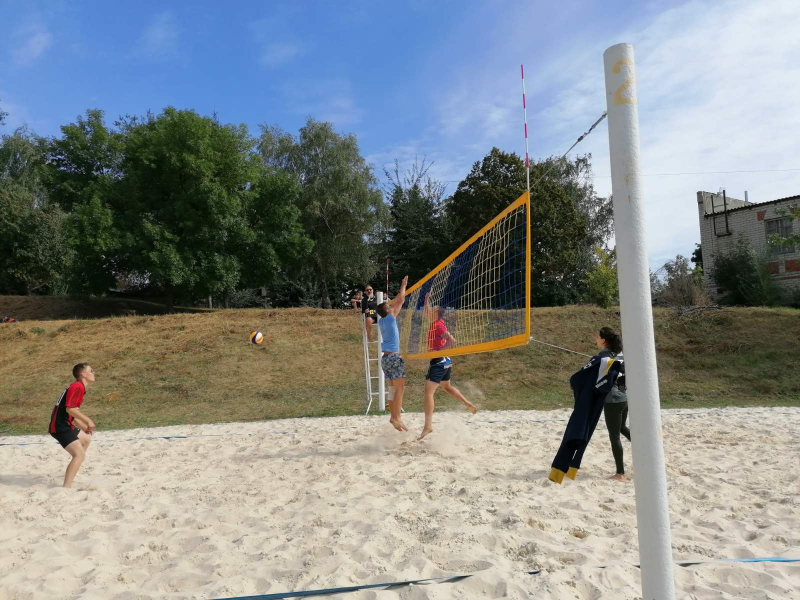
#> input picture DevOps_Lesson_Assignments/Archive/viber2.jpg, 1600 x 1200 px (shown at 1/2 size)
$ python Lesson03_task12_pillow.py
#> lines starting #> are read from the running program, lines starting #| are printed output that depends on the picture
# Challenge:
# 12. Create an image from code (png file) Hint: use Pillow

from PIL import Image, ImageDraw, ImageFont

img1 = Image.new(mode="RGB", size=(400, 300), color=(234, 456, 56))
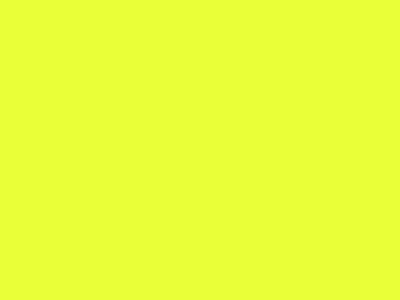
#> img1: PIL image 400x300 RGB; mean R, G, B 234, 255, 56
img1.save("viber1.jpg")
img2 = Image.open("viber2.jpg")
#> img2 is the input picture: PIL image 1600x1200 RGB; mean R, G, B 132.3, 137.3, 136.6

img1 = img1.resize((2400, 2400))
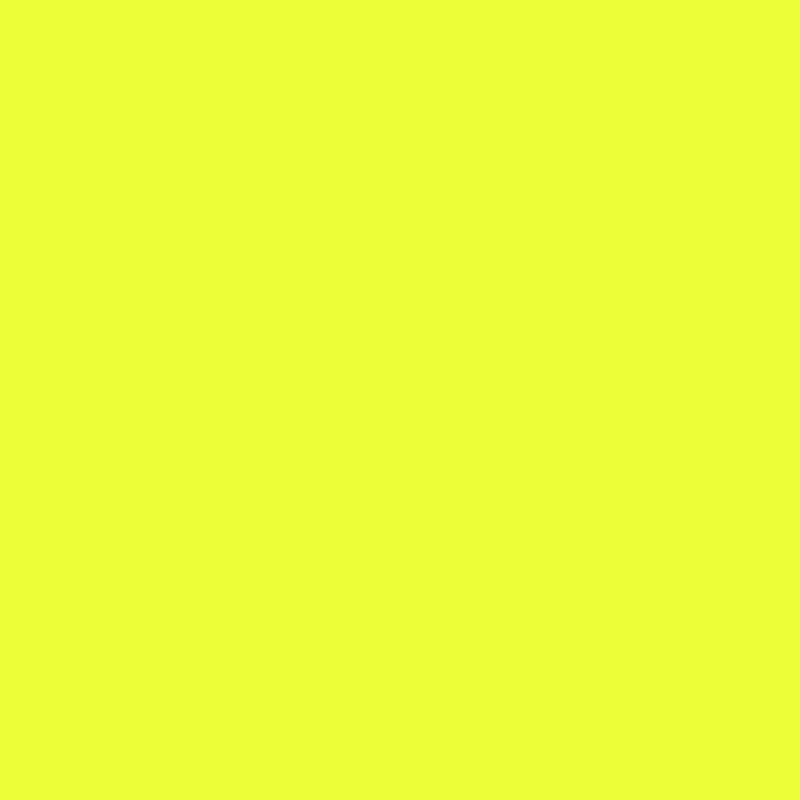
#> img1: PIL image 2400x2400 RGB (shown at 1/3 size); mean R, G, B 234, 255, 56
img2 = img2.resize((2400, 2400))
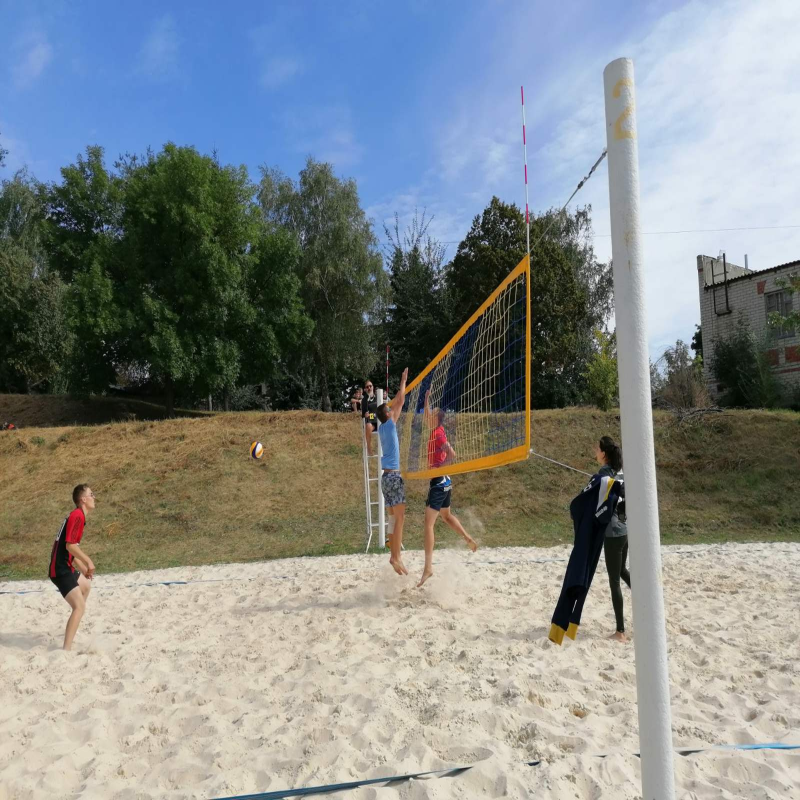
#> img2: PIL image 2400x2400 RGB (shown at 1/3 size); mean R, G, B 132.3, 137.3, 136.6
img1 = img1.convert('RGB')
img2 = img2.convert('RGB')

alpha = 0.5
img_bl = Image.blend(img1, img2, alpha)
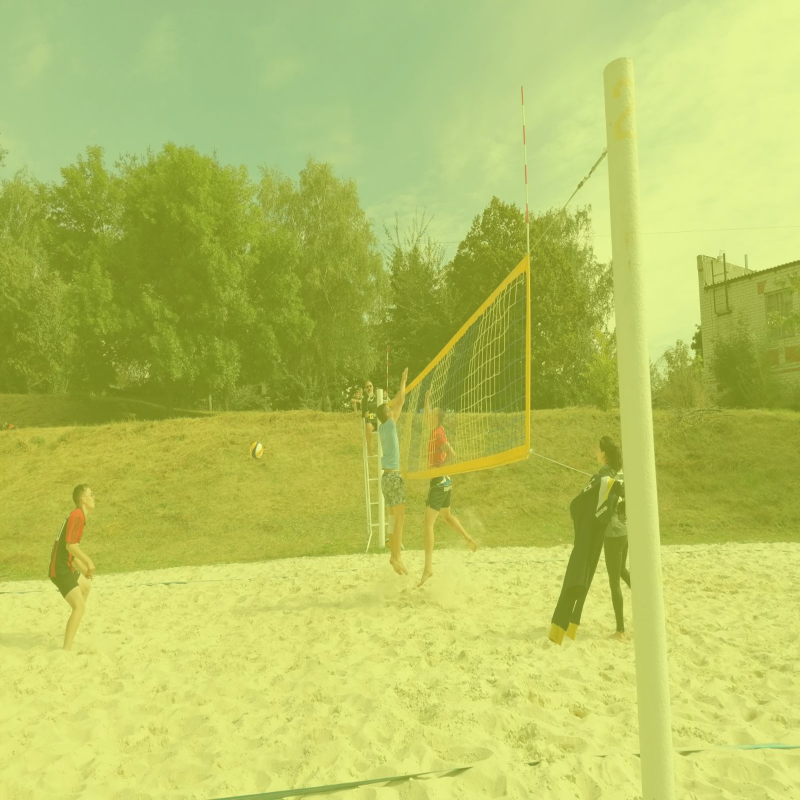
#> img_bl: PIL image 2400x2400 RGB (shown at 1/3 size); mean R, G, B 182.9, 195.9, 96.1
img_bl.save('blended_image.jpg')

img_bl.show()

input_image = Image.open('blended_image.jpg')
draw = ImageDraw.Draw(img_bl)
text_position = (80, 80)
font = ImageFont.truetype(font='arial.ttf', size=150)
text = "This is the PILLOW task!"
draw.text(text_position, text, font=font)
img_bl.save('output_image.jpg')
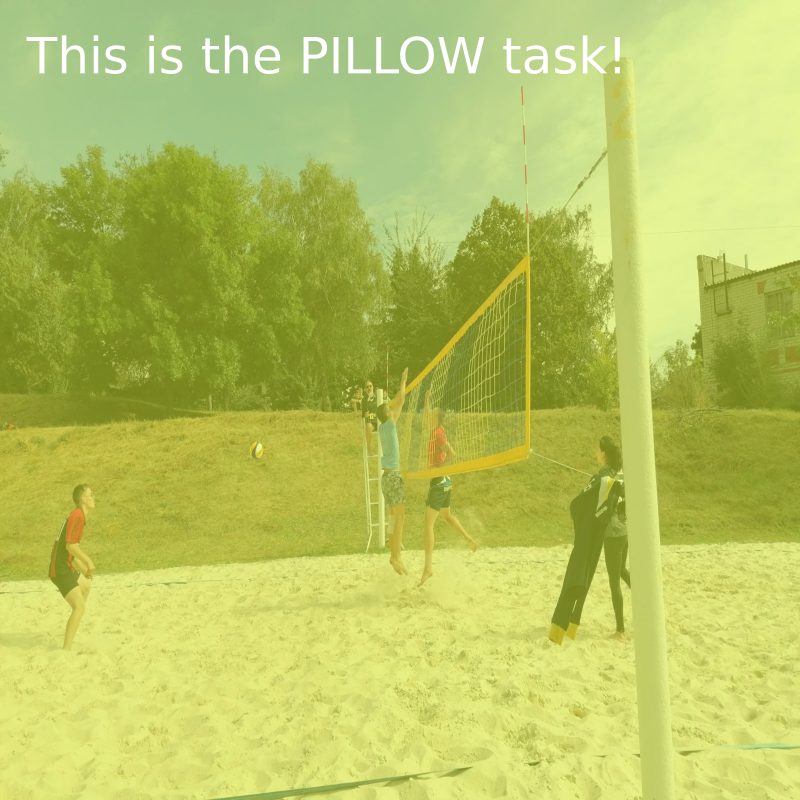
#> saved as output_image.jpg: PIL image 2400x2400 RGB (shown at 1/3 size); mean R, G, B 183.7, 196.4, 97.2

# Close the image
img_bl.show()
img_bl.close()
